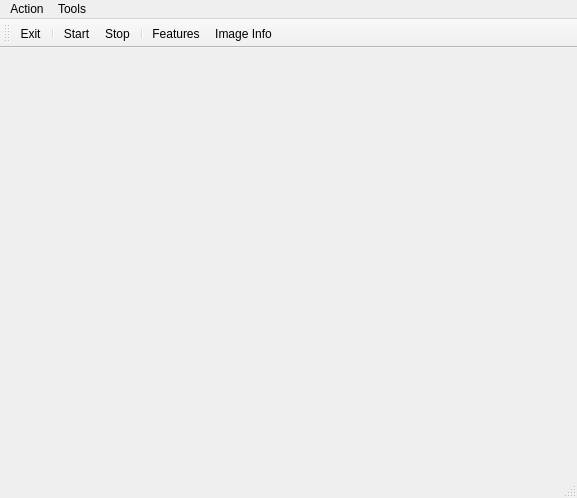
<?xml version="1.0" encoding="UTF-8"?>
<ui version="4.0">
 <class>QtSonyCamClass</class>
 <widget class="QMainWindow" name="QtSonyCamClass">
  <property name="geometry">
   <rect>
    <x>0</x>
    <y>0</y>
    <width>577</width>
    <height>498</height>
   </rect>
  </property>
  <property name="windowTitle">
   <string>QtSonyCam</string>
  </property>
  <widget class="QWidget" name="centralWidget"/>
  <widget class="QMenuBar" name="menuBar">
   <property name="geometry">
    <rect>
     <x>0</x>
     <y>0</y>
     <width>577</width>
     <height>21</height>
    </rect>
   </property>
   <widget class="QMenu" name="menuAction">
    <property name="title">
     <string>Action</string>
    </property>
    <addaction name="actionStart"/>
    <addaction name="actionStop"/>
    <addaction name="separator"/>
    <addaction name="actionExit"/>
   </widget>
   <widget class="QMenu" name="menuTools">
    <property name="title">
     <string>Tools</string>
    </property>
    <addaction name="actionFeatures"/>
    <addaction name="actionImage_Info"/>
    <addaction name="actionExternal_Trigger"/>
   </widget>
   <addaction name="menuAction"/>
   <addaction name="menuTools"/>
  </widget>
  <widget class="QToolBar" name="mainToolBar">
   <attribute name="toolBarArea">
    <enum>TopToolBarArea</enum>
   </attribute>
   <attribute name="toolBarBreak">
    <bool>false</bool>
   </attribute>
   <addaction name="actionExit"/>
   <addaction name="separator"/>
   <addaction name="actionStart"/>
   <addaction name="actionStop"/>
   <addaction name="separator"/>
   <addaction name="actionFeatures"/>
   <addaction name="actionImage_Info"/>
  </widget>
  <widget class="QStatusBar" name="statusBar"/>
  <action name="actionStart">
   <property name="text">
    <string>Start</string>
   </property>
  </action>
  <action name="actionStop">
   <property name="text">
    <string>Stop</string>
   </property>
  </action>
  <action name="actionExit">
   <property name="text">
    <string>Exit</string>
   </property>
  </action>
  <action name="actionFeatures">
   <property name="text">
    <string>Features ...</string>
   </property>
  </action>
  <action name="actionImage_Info">
   <property name="text">
    <string>Image Info ...</string>
   </property>
  </action>
  <action name="actionExternal_Trigger">
   <property name="checkable">
    <bool>true</bool>
   </property>
   <property name="text">
    <string>External Trigger</string>
   </property>
  </action>
 </widget>
 <layoutdefault spacing="6" margin="11"/>
 <resources>
  <include location="qtsonycam.qrc"/>
 </resources>
 <connections/>
</ui>
